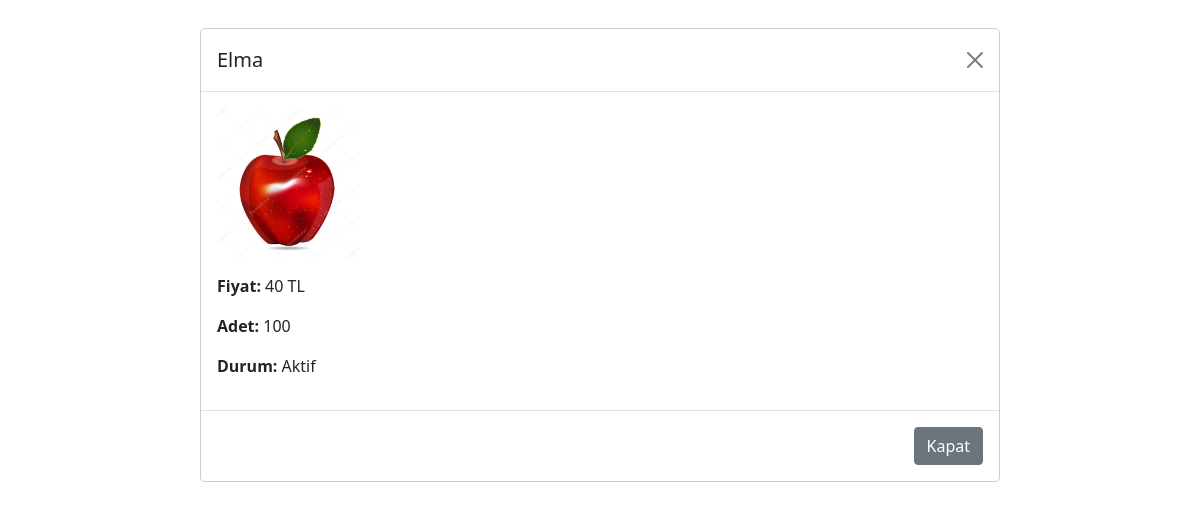
Page /_urun_incele.php?id=26 on the committed database.
### tables this page shows
CREATE TABLE `urunler` (
  `id` int(11) NOT NULL,
  `urun_adi` varchar(30) NOT NULL,
  `amount` int(11) NOT NULL,
  `price` int(11) NOT NULL,
  `k_id` int(11) NOT NULL,
  `durum` tinyint(1) NOT NULL DEFAULT 1,
  `pic` varchar(50) NOT NULL
);

### _urun_incele.php (the view, shortened to what this page needs)
<?php
include("admin/inc/baglan.php");
if (isset($_GET['id'])) {
    $urun_id = $_GET['id'];
    $sorgu = "SELECT * FROM urunler WHERE id = '$urun_id'";
    $sonuc = mysqli_query($baglanti, $sorgu);
    if ($urun = mysqli_fetch_array($sonuc)) {
        $urun_adi = $urun['urun_adi'];
        $urun_resmi = $urun['pic'];
        $urun_fiyati = $urun['price'];
        $urun_adeti = $urun['amount'];
        $urun_durumu = $urun['durum'] == 0 ? 'Pasif' : 'Aktif';
    } else {
        echo "Ürün bulunamadı.";
        exit;
    }
} else {
    echo "Ürün ID'si belirtilmemiş.";
    exit;
}
?>
<!DOCTYPE html>
<html lang="tr">
<head>
    <link rel="stylesheet" href="admin/assets/bootstrap.css">
    <link rel="stylesheet" href="admin/assets/style.css">
    <link rel="stylesheet" href="admin/assets/fontawesome-free/css/all.css">
    <link href="https://stackpath.bootstrapcdn.com/bootstrap/5.1.3/css/bootstrap.min.css" rel="stylesheet">
</head>
<body>
<div class="modal fade show" id="urunModal" tabindex="-1" aria-labelledby="urunModalLabel" aria-modal="true" style="display: block;">
  <div class="modal-dialog modal-lg">
    <div class="modal-content">
      <div class="modal-header">
        <h5 class="modal-title" id="urunModalLabel"><?php echo $urun_adi; ?></h5>
        <a href="javascript:history.back()" class="btn-close"></a>
      </div>
      <div class="modal-body">
      <img src="admin/<?php echo $urun_resmi; ?>" style="max-height: 150px; width: auto;" class="img-fluid mb-3" alt="<?php echo $urun_adi; ?>">
        <p><strong>Fiyat:</strong> <?php echo $urun_fiyati; ?> TL</p>
        <p><strong>Adet:</strong> <?php echo $urun_adeti; ?></p>
        <p><strong>Durum:</strong> <?php echo $urun_durumu; ?></p>
      </div>
      <div class="modal-footer">
        <a href="javascript:history.back()" class="btn btn-secondary">Kapat</a>
      </div>
    </div>
  </div>
</div>
</body>
</html>

### admin/assets/style.css (style rules this page uses)
* { padding: 0; margin: 0; list-style: none; box-sizing: border-box; }
body { padding: 15px; margin: 0; list-style: none; box-sizing: border-box; background: #D0E7FF; }
a { text-decoration: none; color: rgb(9, 9, 9); }

### rows in the picture
urunler: urun_adi "Elma", pic (picture), price "40", amount "100", durum "Aktif"
